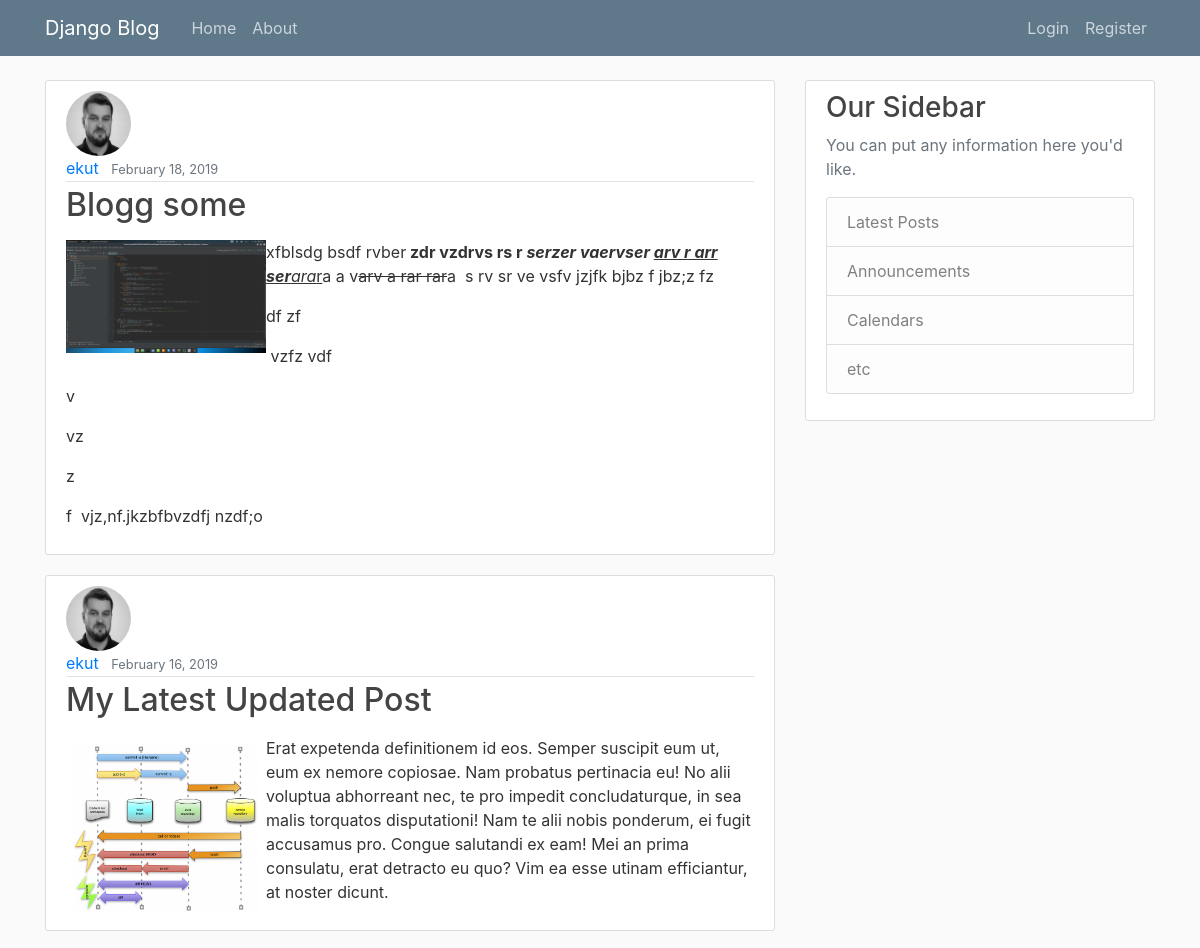
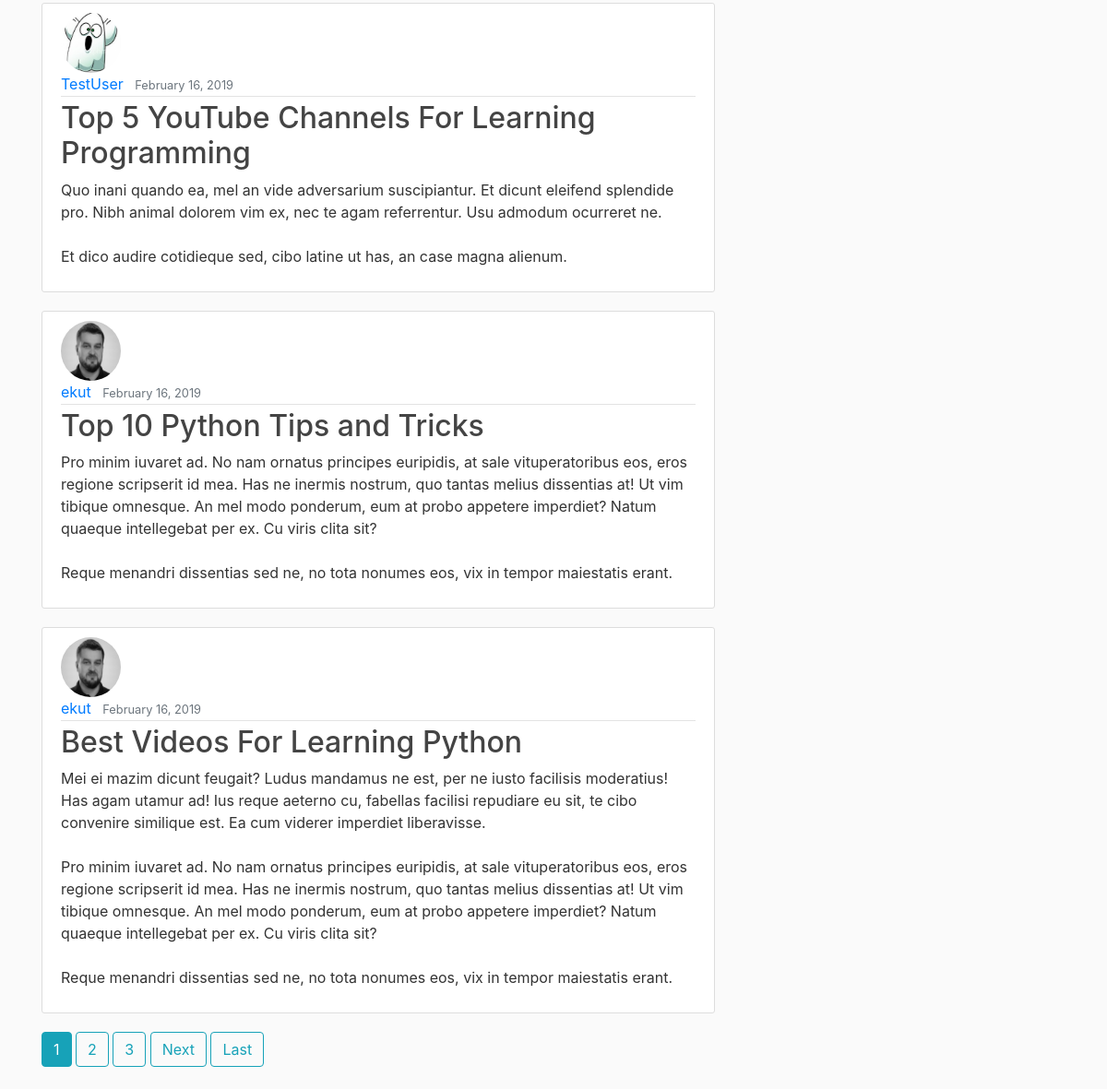
The app's page /, older data (2 pictures, top to bottom).
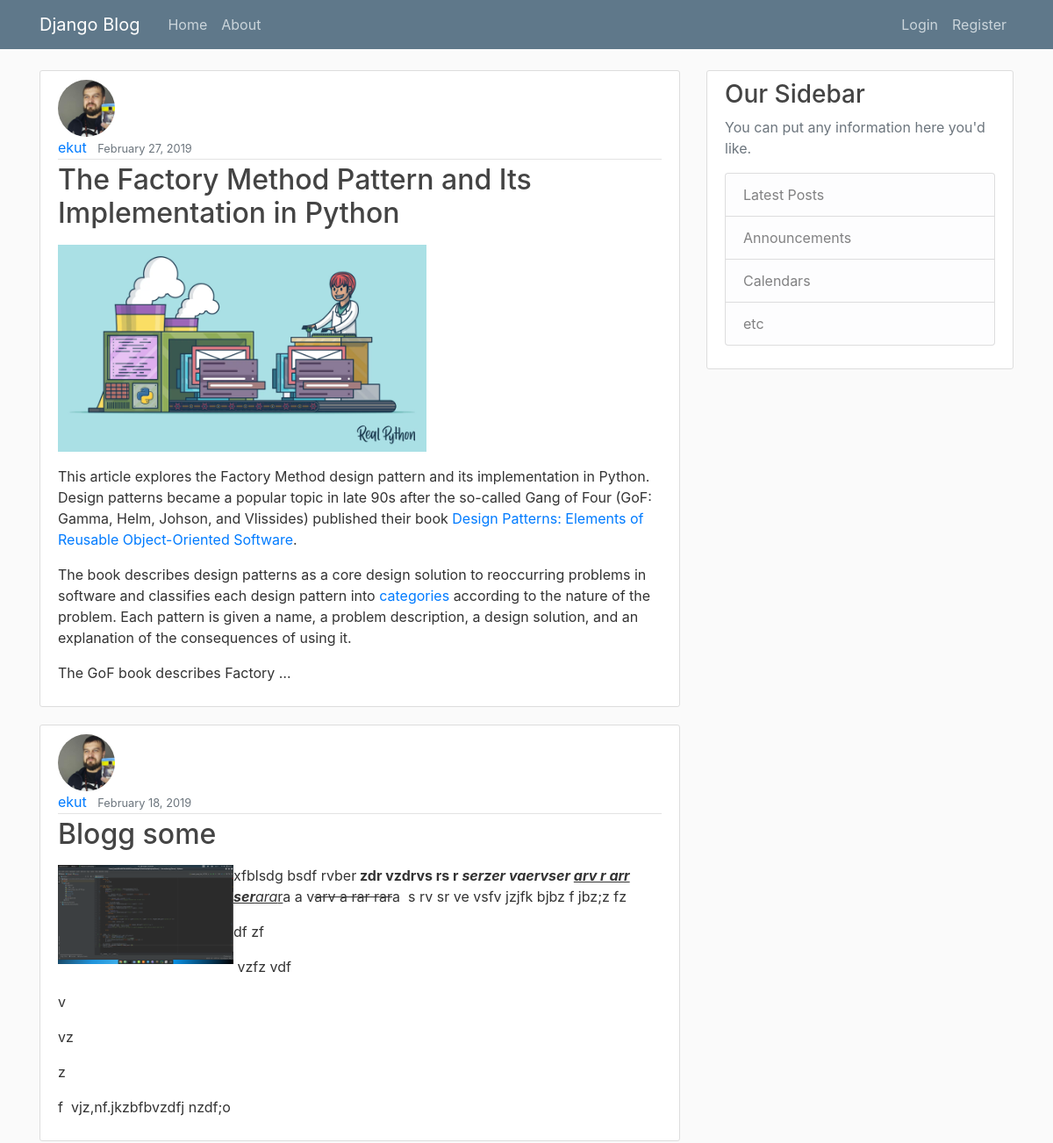
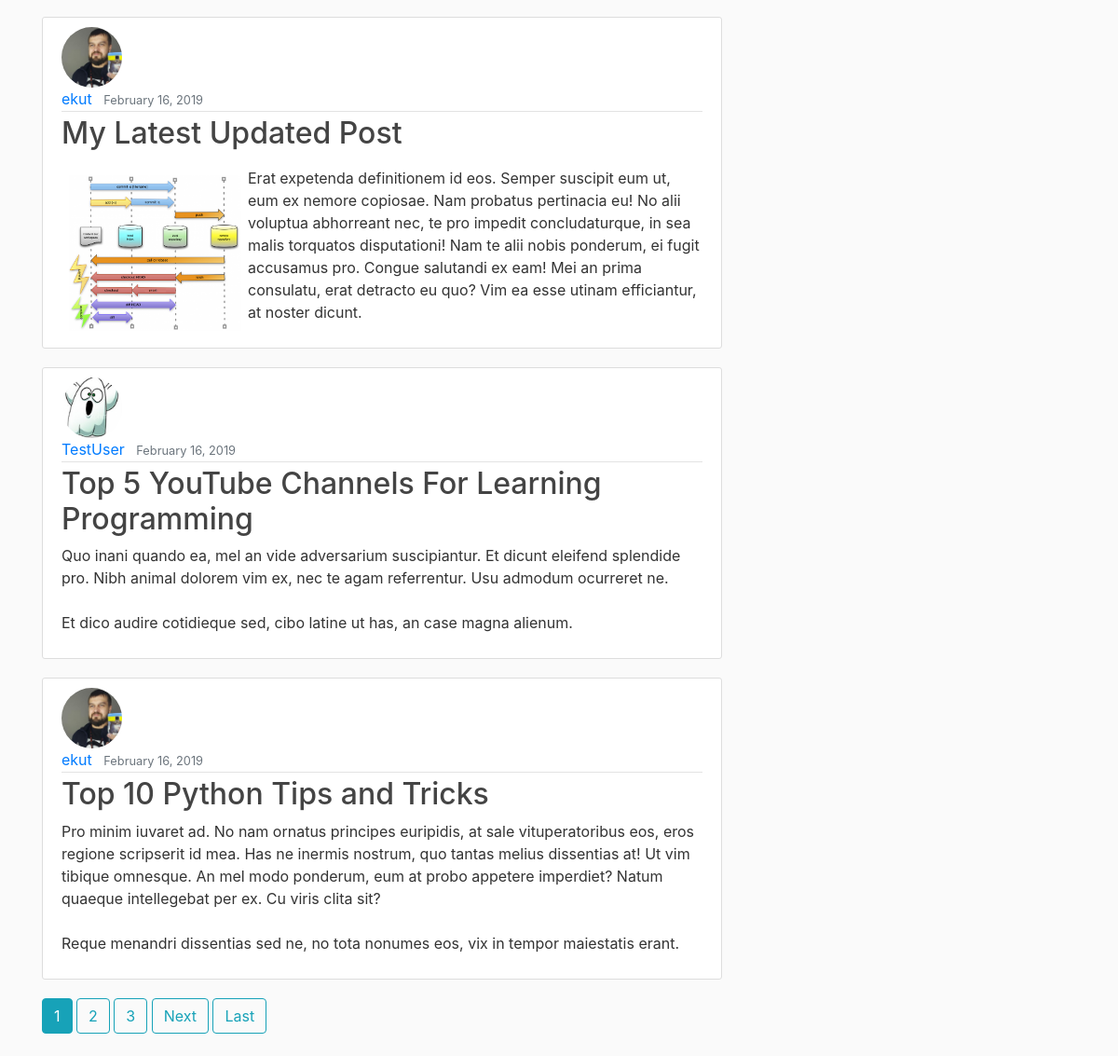
The same page, newer data (2 pictures, top to bottom).
### blog/models.py (models this page shows, shortened)
class Post(models.Model):
    title = models.CharField(max_length=100)
    content = RichTextUploadingField(null=True, blank=True)
    date_posted = models.DateTimeField(default=timezone.now)
    author = models.ForeignKey(User, on_delete=models.CASCADE)

### users/models.py (models this page shows, shortened)
class Profile(models.Model):
    user = models.OneToOneField(User, on_delete=models.CASCADE)
    image = models.ImageField(default='default.jpg', upload_to='profile_pics')

### blog/views.py (the view)
# urls.py: path('', PostListView.as_view(), name='blog-home'),
class PostListView(ListView):
    model = Post
    template_name = 'blog/home.html'  # <app>/<model>_<viewtype>.html
    context_object_name = 'posts'
    ordering = ['-date_posted']
    paginate_by = 5

### blog/templates/blog/home.html (shortened to what this page needs)
{% extends "blog/base.html" %}
{% block content %}
    {% for post in posts %}
        <article class="media content-section">
          <img class="rounded-circle article-img" src="{{ post.author.profile.image.url }}">
          <div class="media-body">
            <div class="article-metadata">
              <a class="mr-2" href="{% url 'user-posts' post.author.username %}">{{ post.author }}</a>
              <small class="text-muted">{{ post.date_posted|date:"F d, Y" }}</small>
            </div>
            <h2><a class="article-title" href="{% url 'post-detail' post.id %}">{{ post.title }}</a></h2>
            <p class="article-content">{{ post.content|safe|truncatewords_html:100 }}</p>
          </div>
        </article>
    {% endfor %}
    {% if is_paginated %}
      {% for num in page_obj.paginator.page_range %}
        {% if page_obj.number == num %}
          <a class="btn btn-info mb-4" href="?page={{ num }}">{{ num }}</a>
        {% elif num > page_obj.number|add:'-3' and num < page_obj.number|add:'3' %}
          <a class="btn btn-outline-info mb-4" href="?page={{ num }}">{{ num }}</a>
        {% endif %}
      {% endfor %}
      {% if page_obj.has_next %}
        <a class="btn btn-outline-info mb-4" href="?page={{ page_obj.next_page_number }}">Next</a>
        <a class="btn btn-outline-info mb-4" href="?page={{ page_obj.paginator.num_pages }}">Last</a>
      {% endif %}
    {% endif %}
{% endblock content %}

### blog/templates/blog/base.html (shortened to what this page needs)
{% load static %}
<!DOCTYPE html>
<html>
<head>
    <link rel="stylesheet" href="https://maxcdn.bootstrapcdn.com/bootstrap/4.0.0/css/bootstrap.min.css">
    <link rel="stylesheet" type="text/css" href="{% static 'blog/main.css' %}">
</head>
<body>
    <header class="site-header">
      <nav class="navbar navbar-expand-md navbar-dark bg-steel fixed-top">
        <div class="container">
          <a class="navbar-brand mr-4" href="{% url 'blog-home' %}">Django Blog</a>
          <div class="collapse navbar-collapse" id="navbarToggle">
            <div class="navbar-nav mr-auto">
              <a class="nav-item nav-link" href="{% url 'blog-home' %}">Home</a>
              <a class="nav-item nav-link" href="{% url 'blog-about' %}">About</a>
            </div>
            <div class="navbar-nav">
              {% if user.is_authenticated %}
                <a class="nav-item nav-link" href="{% url 'post-create' %}">New Post</a>
                <a class="nav-item nav-link" href="{% url 'profile' %}">Profile, {{ user }}</a>
                <a class="nav-item nav-link" href="{% url 'logout' %}">Logout</a>
              {% else %}
                <a class="nav-item nav-link" href="{% url 'login' %}">Login</a>
                <a class="nav-item nav-link" href="{% url 'register' %}">Register</a>
              {% endif %}
            </div>
          </div>
        </div>
      </nav>
    </header>
    <main role="main" class="container">
      <div class="row">
        <div class="col-md-8">
          {% block content %}{% endblock %}
        </div>
        <div class="col-md-4">
          <div class="content-section">
            <h3>Our Sidebar</h3>
            <p class='text-muted'>You can put any information here you'd like.
              <ul class="list-group">
                <li class="list-group-item list-group-item-light">Latest Posts</li>
                <li class="list-group-item list-group-item-light">Announcements</li>
                <li class="list-group-item list-group-item-light">Calendars</li>
                <li class="list-group-item list-group-item-light">etc</li>
              </ul>
            </p>
          </div>
        </div>
      </div>
    </main>
</body>
</html>

### blog/static/blog/main.css (style rules this page uses)
body { background: #fafafa; color: #333333; margin-top: 5rem; }
h1, h2, h3, h4, h5, h6 { color: #444444; }
ul { margin: 0; }
.bg-steel { background-color: #5f788a; }
.site-header .navbar-nav .nav-link { color: #cbd5db; }
.media { display: -webkit-box; display: -ms-flexbox; display: flex; -webkit-box-align: start; -ms-flex-align: start; align-items: flex-start; flex-flow: column; }
.content-section { background: #ffffff; padding: 10px 20px; border: 1px solid #dddddd; border-radius: 3px; margin-bottom: 20px; }
.article-title { color: #444444; }
.article-content { white-space: pre-line; }
.article-img { height: 65px; width: 65px; margin-right: 16px; }
.article-metadata { padding-bottom: 1px; margin-bottom: 4px; border-bottom: 1px solid #e3e3e3 }

Row changes from the older to the newer data that the page shows:
no longer on this page (row unchanged): Post: author.profile.image (picture), author "ekut", date_posted "February 16, 2019", title "Best Videos For Learning Python", content "Mei ei mazim dicunt feugait? Ludus mandamus ne est, per ne iusto facilisis moderatius! Has agam utamur ad! Ius reque aeterno cu, fabellas facilisi repudiare eu sit, te cibo convenire similique est. Ea cum viderer imperdiet liberavisse. Pro minim iuvaret ad. No nam ornatus principes euripidis, at sale vituperatoribus eos, eros regione scripserit id mea. Has ne inermis nostrum, quo tantas melius dissentias at! Ut vim tibique omnesque. An mel modo ponderum, eum at probo appetere imperdiet? Natum quaeque intellegebat per ex. Cu viris clita sit? Reque menandri dissentias sed ne, no tota nonumes eos, vix in tempor maiestatis erant."
added Post: author.profile.image (picture), author "ekut", date_posted "February 27, 2019", title "The Factory Method Pattern and Its Implementation in Python", content (picture), content "This article explores the Factory Method design pattern and its implementation in Python. Design patterns became a popular topic in late 90s after the so-called Gang of Four (GoF: Gamma, Helm, Johson, and Vlissides) published their book Design Patterns: Elements of Reusable Object-Oriented Software . The book describes design patterns as a core design solution to reoccurring problems in software and classifies each design pattern into categories according to the nature of the problem. Each pattern is given a name, a problem description, a design solution, and an explanation of the consequences of using it. The GoF book describes Factory …"
changed through a linked row, Post "Blogg some": author.profile.image: a different picture
changed through a linked row, Post "My Latest Updated Post": author.profile.image: a different picture
changed through a linked row, Post "Top 10 Python Tips and Tricks": author.profile.image: a different picture
